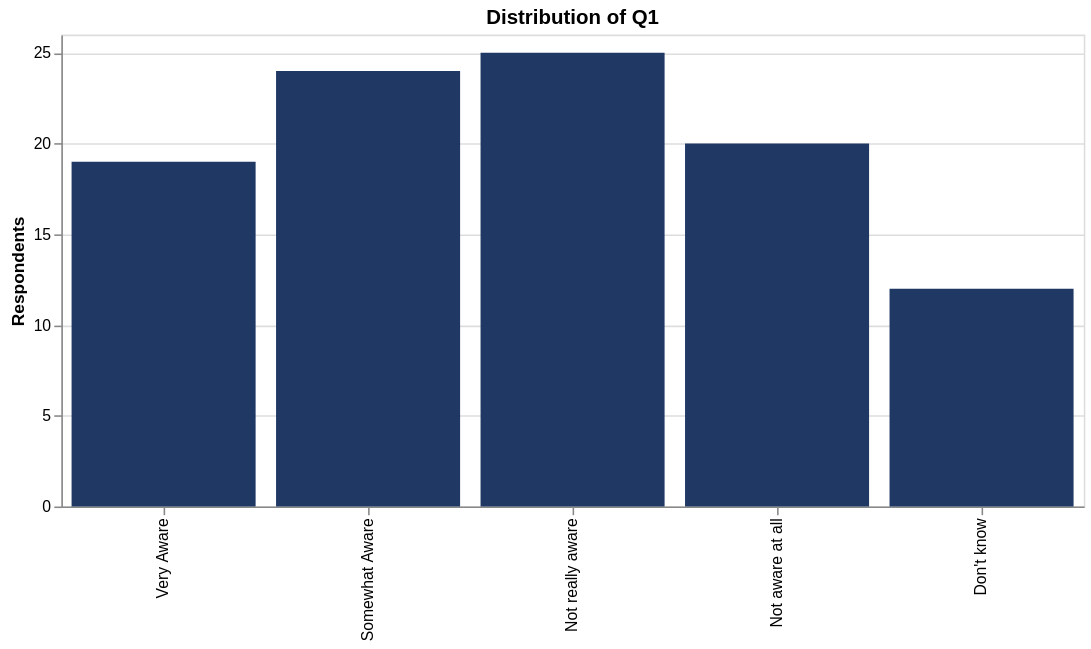
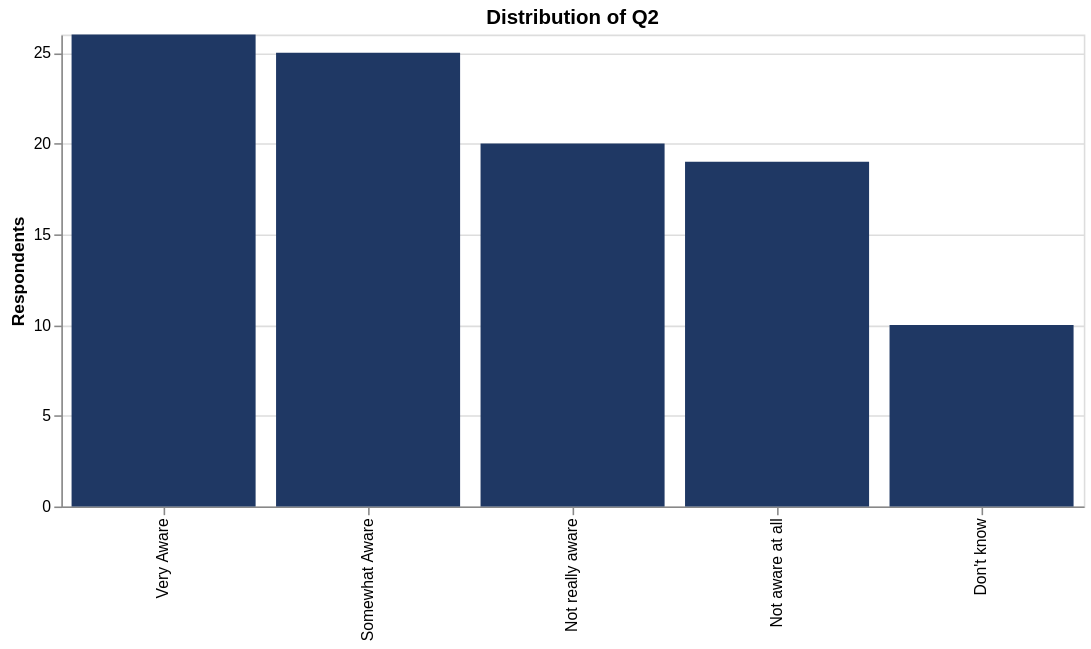
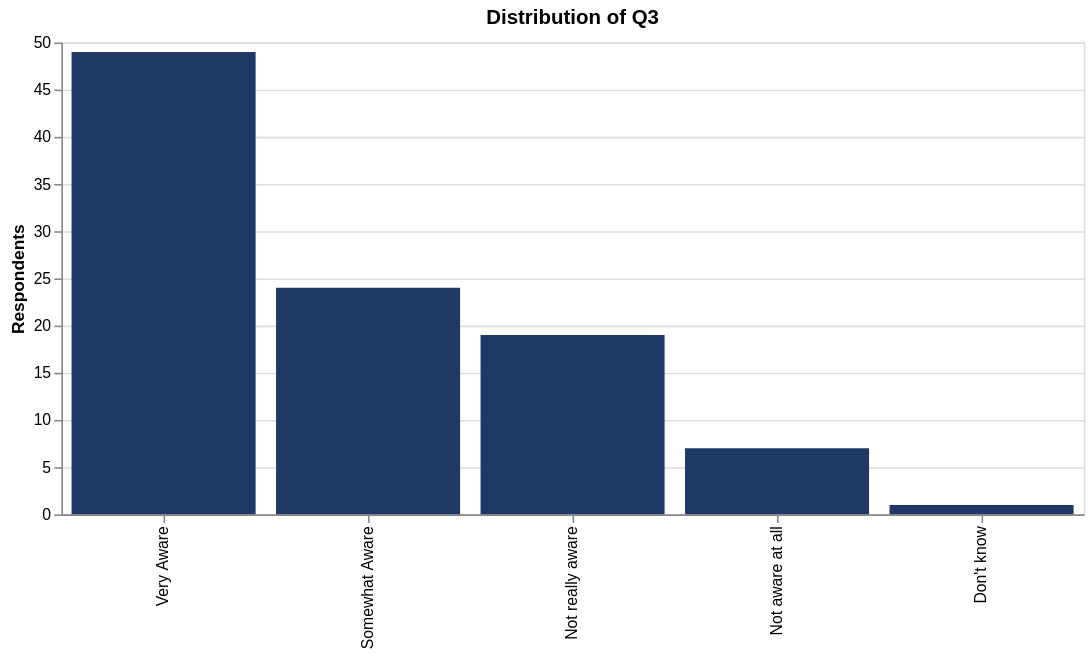
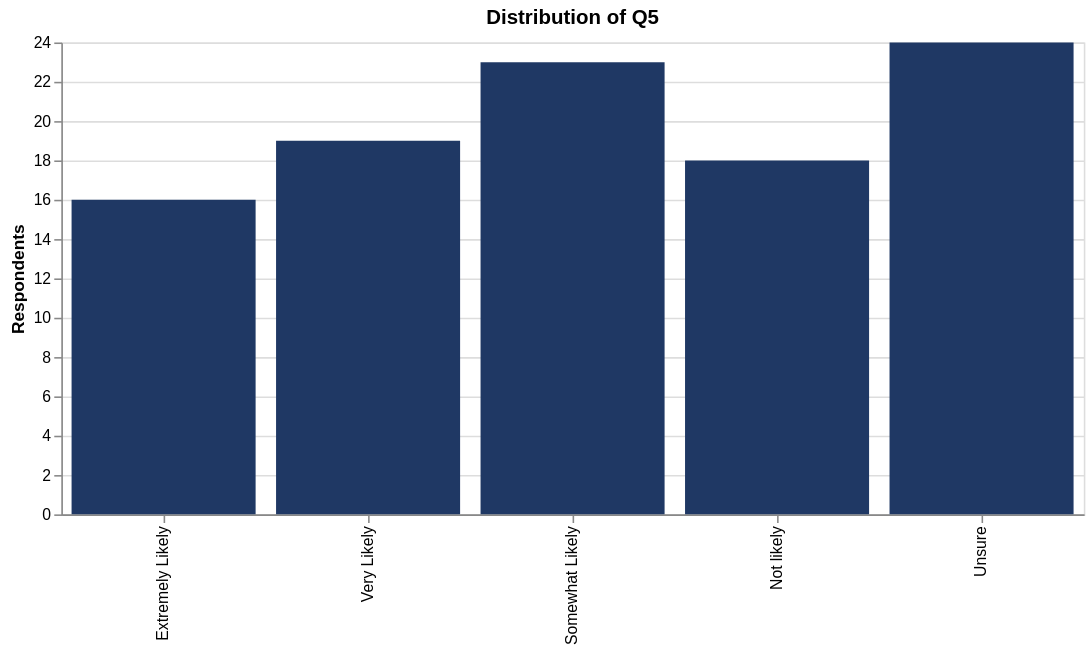

Notebook code for these charts, in order:
### Markdown cell above
These bar charts show the overall response distributions for each of the 5 questions (with their original answers mapped to the numeric codes)

### Code cell
codelist.columns = [str(c).strip() for c in codelist.columns]
for q in ["q1", "q2", "q3", "q5"]:
    code_row = codelist.loc[codelist.iloc[:, 0].astype(str).str.strip().str.upper() == q.upper()].iloc[0]
    label_map = {int(code): str(code_row[str(code)]).strip() for code in range(1, 6)}
    plot_df = df_clean[q].value_counts(dropna=False).rename_axis("code").reset_index(name="count")
    plot_df["response"] = plot_df["code"].map(label_map).fillna("Missing")
    order = [label_map[i] for i in range(1, 6)]
    if "Missing" in plot_df["response"].values:
        order.append("Missing")
    chart = alt.Chart(plot_df).mark_bar().encode(x=alt.X("response:N", sort=order, title=None), y=alt.Y("count:Q", title="Respondents"), color=alt.value(NAVY), tooltip=["response", "count"]).properties(title=f"Distribution of {q.upper()}", width=650, height=300)
    display(chart)

    ### Q1: We see a pretty even IRA awareness distribution of responses across the 5-point scale
    ### Q2: Most respondents were either very aware or somewhat aware of Green Machine
    ### Q3: Most respondents were aware of the specific organizations
    ### Q5: Pretty even distribution of responses, although many were unsure if they would donate to an environmental org next year.

### Figure 1 — Vega-Lite specification as saved in the notebook (floating-point values rounded to 4 significant figures)
{"config": {"view": {"continuousWidth": 300, "continuousHeight": 300}}, "data": {"name": "data-5541a787ec9e65ec4a6fde012ee02ea6"}, "mark": {"type": "bar"}, "encoding": {"color": {"value": "#1f3864"}, "tooltip": [{"field": "response", "type": "nominal"}, {"field": "count", "type": "quantitative"}], "x": {"field": "response", "sort": ["Very Aware", "Somewhat Aware", "Not really aware", "Not aware at all", "Don't know"], "title": null, "type": "nominal"}, "y": {"field": "count", "title": "Respondents", "type": "quantitative"}}, "height": 300, "title": "Distribution of Q1", "width": 650, "$schema": "https://vega.github.io/schema/vega-lite/v5.20.1.json", "datasets": {"data-5541a787ec9e65ec4a6fde012ee02ea6": [{"code": 3, "count": 25, "response": "Not really aware"}, {"code": 2, "count": 24, "response": "Somewhat Aware"}, {"code": 4, "count": 20, "response": "Not aware at all"}, {"code": 1, "count": 19, "response": "Very Aware"}, {"code": 5, "count": 12, "response": "Don't know"}]}}

### Figure 2 — Vega-Lite specification as saved in the notebook (floating-point values rounded to 4 significant figures)
{"config": {"view": {"continuousWidth": 300, "continuousHeight": 300}}, "data": {"name": "data-ab2358f10c430deb8f37ea6962f5a576"}, "mark": {"type": "bar"}, "encoding": {"color": {"value": "#1f3864"}, "tooltip": [{"field": "response", "type": "nominal"}, {"field": "count", "type": "quantitative"}], "x": {"field": "response", "sort": ["Very Aware", "Somewhat Aware", "Not really aware", "Not aware at all", "Don't know"], "title": null, "type": "nominal"}, "y": {"field": "count", "title": "Respondents", "type": "quantitative"}}, "height": 300, "title": "Distribution of Q2", "width": 650, "$schema": "https://vega.github.io/schema/vega-lite/v5.20.1.json", "datasets": {"data-ab2358f10c430deb8f37ea6962f5a576": [{"code": 1, "count": 26, "response": "Very Aware"}, {"code": 2, "count": 25, "response": "Somewhat Aware"}, {"code": 3, "count": 20, "response": "Not really aware"}, {"code": 4, "count": 19, "response": "Not aware at all"}, {"code": 5, "count": 10, "response": "Don't know"}]}}

### Figure 3 — Vega-Lite specification as saved in the notebook (floating-point values rounded to 4 significant figures)
{"config": {"view": {"continuousWidth": 300, "continuousHeight": 300}}, "data": {"name": "data-62b9dfed30802223b535ae6d20353c58"}, "mark": {"type": "bar"}, "encoding": {"color": {"value": "#1f3864"}, "tooltip": [{"field": "response", "type": "nominal"}, {"field": "count", "type": "quantitative"}], "x": {"field": "response", "sort": ["Very Aware", "Somewhat Aware", "Not really aware", "Not aware at all", "Don't know"], "title": null, "type": "nominal"}, "y": {"field": "count", "title": "Respondents", "type": "quantitative"}}, "height": 300, "title": "Distribution of Q3", "width": 650, "$schema": "https://vega.github.io/schema/vega-lite/v5.20.1.json", "datasets": {"data-62b9dfed30802223b535ae6d20353c58": [{"code": 1, "count": 49, "response": "Very Aware"}, {"code": 2, "count": 24, "response": "Somewhat Aware"}, {"code": 3, "count": 19, "response": "Not really aware"}, {"code": 4, "count": 7, "response": "Not aware at all"}, {"code": 5, "count": 1, "response": "Don't know"}]}}

### Figure 4 — Vega-Lite specification as saved in the notebook (floating-point values rounded to 4 significant figures)
{"config": {"view": {"continuousWidth": 300, "continuousHeight": 300}}, "data": {"name": "data-d98b590d7c604170df0a206bec455866"}, "mark": {"type": "bar"}, "encoding": {"color": {"value": "#1f3864"}, "tooltip": [{"field": "response", "type": "nominal"}, {"field": "count", "type": "quantitative"}], "x": {"field": "response", "sort": ["Extremely Likely", "Very Likely", "Somewhat Likely", "Not likely", "Unsure"], "title": null, "type": "nominal"}, "y": {"field": "count", "title": "Respondents", "type": "quantitative"}}, "height": 300, "title": "Distribution of Q5", "width": 650, "$schema": "https://vega.github.io/schema/vega-lite/v5.20.1.json", "datasets": {"data-d98b590d7c604170df0a206bec455866": [{"code": 5, "count": 24, "response": "Unsure"}, {"code": 3, "count": 23, "response": "Somewhat Likely"}, {"code": 2, "count": 19, "response": "Very Likely"}, {"code": 4, "count": 18, "response": "Not likely"}, {"code": 1, "count": 16, "response": "Extremely Likely"}]}}
